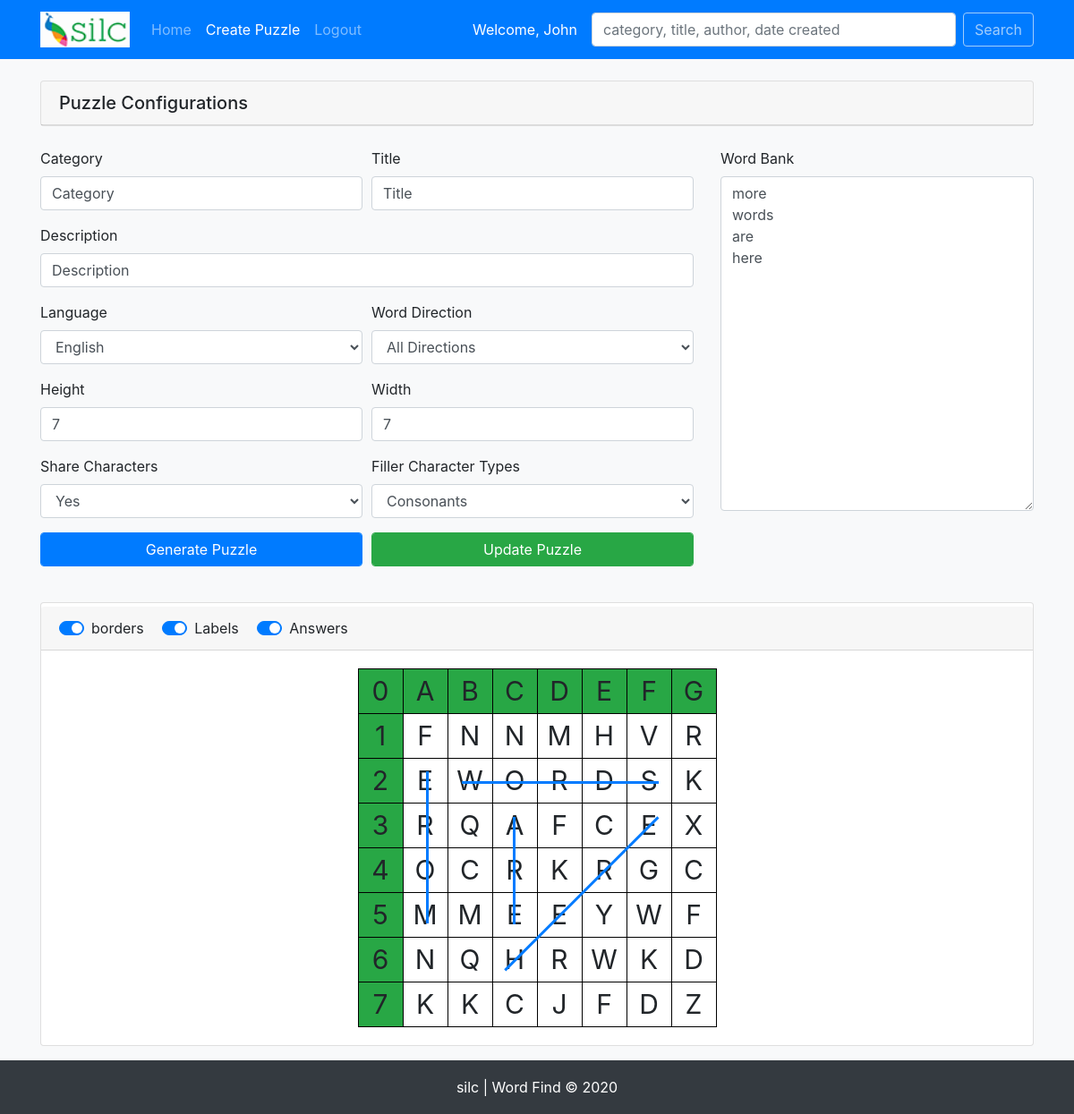
/edit_puzzle.php?id=342 (signed in), run on an earlier commit of the app's database.
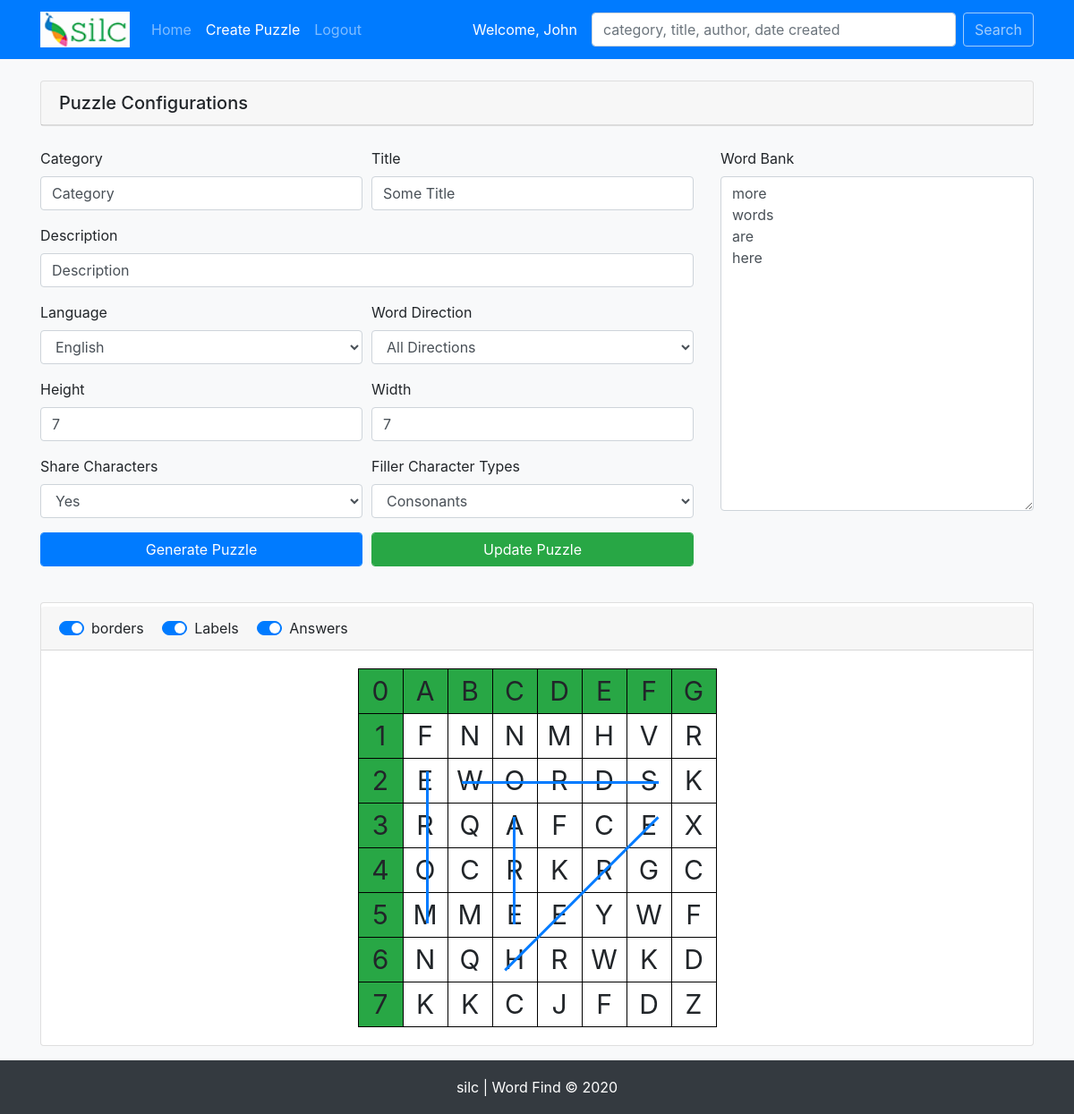
And on a later commit of the database.
### tables this page shows
CREATE TABLE `puzzles` (
  `puzzle_id` int(11) NOT NULL,
  `cat_id` varchar(255) NOT NULL,
  `title` varchar(255) NOT NULL,
  `description` varchar(255) NOT NULL,
  `user_id` int(11) NOT NULL,
  `created_on` timestamp NOT NULL DEFAULT current_timestamp(),
  `language` varchar(255) NOT NULL,
  `word_direction` varchar(255) NOT NULL,
  `height` int(11) NOT NULL DEFAULT 10,
  `width` int(11) NOT NULL DEFAULT 10,
  `share_chars` tinyint(1) NOT NULL,
  `filler_char_types` varchar(255) NOT NULL,
  `char_bank` longtext NOT NULL CHECK (json_valid(`char_bank`)),
  `word_bank` longtext NOT NULL CHECK (json_valid(`word_bank`)),
  `board` longtext NOT NULL CHECK (json_valid(`board`)),
  `solution_directions` longtext NOT NULL CHECK (json_valid(`solution_directions`)),
  `answer_coordinates` longtext NOT NULL CHECK (json_valid(`answer_coordinates`))
);

CREATE TABLE `categories` (
  `cat_id` int(11) NOT NULL,
  `cat_name` varchar(255) NOT NULL
);

### helpers/functions.php (called while the page is built, shortened)
<?php
    function getPuzzleById($pdo, $puzzleId){
        $sql = 'SELECT * FROM puzzles
                INNER JOIN categories
                ON categories.cat_id = puzzles.cat_id
                WHERE puzzle_id = :puzzle_id';
        $stmt = $pdo->prepare($sql);
        $stmt->execute(['puzzle_id' => $puzzleId]);
        return $stmt->fetchAll();
    }

### edit_puzzle.php (the view, shortened to what the changed rows need)
<?php
    include 'includes/header.php';
    $puzzleId = $_GET['id'];
    $puzzle = getPuzzleById($pdo,$puzzleId);
    foreach($puzzle as $puzzle){
        $data = [
            'puzzle_id'          => $puzzle->puzzle_id,
            'cat_name'           => $puzzle->cat_name,
            'title'              => $puzzle->title,
            'user_id'            => $puzzle->user_id,
            'description'        => $puzzle->description,
            'language'           => $puzzle->language,
            'word_direction'     => $puzzle->word_direction,
            'height'             => $puzzle->height,
            'width'              => $puzzle->width,
            'filler_char_types'  => $puzzle->filler_char_types,
            'share_chars'        => $puzzle->share_chars,
            'char_bank'          => json_decode($puzzle->char_bank),
            'word_bank'          => json_decode($puzzle->word_bank),
            'board'              => json_decode($puzzle->board),
            'answer_coordinates' => json_decode($puzzle->answer_coordinates),
            'solution_directions'=> json_decode($puzzle->solution_directions),
        ];
    }
?>
    <form action="" method="post">
        <div class="row mt-4">
            <div class="col-md-8">
                <div class="form-row">
                    <div class="form-group col-md-6">
                        <label for="category">Category</label>
                        <input type="text" name="cat_name" id="category" class="form-control" value="<?php echo (isset($_POST['cat_name'])) ? $_POST['cat_name'] : $data['cat_name']; ?>">
                    </div>
                    <div class="form-group col-md-6">
                        <label for="title">Title</label>
                        <input type="text" name="title" id="title" class="form-control" value="<?php echo (isset($_POST['title'])) ? $_POST['title'] : $data['title'] ?>">
                    </div>
                    <div class="form-group col-md-12">
                        <label for="description">Description</label>
                        <input type="text" name="description" id="description" class="form-control" value="<?php echo (isset($_POST['description'])) ? $_POST['description'] : $data['description'] ?>">
                    </div>
                    <div class="form-group col-md-6">
                        <label for="language">Language</label>
                        <select name="language" id="language" class="form-control">
                        <?php
                            $languages = ['Telugu', 'English', 'Hindi', 'Gujarati', 'Malayalam'];
                            foreach($languages as $language):
                        ?>
                        <option value="<?php echo $language; ?>" <?php
                            if($data['language'] == $language && (!isset($_POST['language']))){
                                echo 'selected';
                            }
                            if(isset($_POST['language']) && $_POST['language'] == $language){
                                echo 'selected';
                            }
                        ?>><?php echo $language; ?></option>
                        <?php endforeach;  ?>
                        </select>
                    </div>
                    <div class="form-group col-md-6">
                        <label for="wordDirection">Word Direction</label>
                        <select name="word_direction" id="wordDirection" class="form-control">
                        <?php
                            $directions = [
                                'all'        => 'All Directions',
                                'horizontal' => 'Horizontal',
                                'vertical'   => 'Vertical',
                                'diagonal'   => 'Diagonal'
                            ];
                            foreach($directions as $key => $direction):
                        ?>
                            <option value="<?php echo $key; ?>" <?php
                                if($data['word_direction'] == $key && (!isset($_POST['word_direction']))){
                                    echo 'selected';
                                }
                                if(isset($_POST['word_direction']) && $_POST['word_direction'] == $key){
                                    echo 'selected';
                                }
                            ?>><?php echo $direction; ?></option>
                            <?php endforeach;  ?>
                        </select>
                    </div>
                    <div class="form-group col-md-6">
                        <label for="height">Height</label>
                        <input type="number" name="height" id="height" min="5" max="702" value="<?php echo (isset($_POST['height'])) ? $_POST['height'] : $data['height'] ?>" class="form-control">
                    </div>
                    <div class="form-group col-md-6">
                        <label for="width">Width</label>
                        <input type="number" name="width" id="width" min="5" max="702" value="<?php echo (isset($_POST['width'])) ? $_POST['width'] : $data['width'] ?>" class="form-control">
                    </div>
                    <div class="form-group col-md-6">
                        <label for="sharechars">Share Characters</label>
                        <select name="share_chars" id="sharechars" class="form-control">
                        <?php
                            $shareChars = [
                                        '1' => 'Yes',
                                        '0' => 'No'
                            ];
                            foreach($shareChars as $key => $boolean):
                        ?>
                            <option value="<?php echo $key; ?>" <?php
                                if($data['share_chars'] == $key && (!isset($_POST['share_chars']))){
                                    echo 'selected';
                                }
                                if(isset($_POST['share_chars']) && $_POST['share_chars'] == $key){
                                    echo 'selected';
                                }
                            ?>><?php echo $boolean; ?></option>
                            <?php endforeach;  ?>
                        </select>
                    </div>
                    <div class="form-group col-md-6">
                        <label for="filler_char_types">Filler Character Types</label>
                        <select name="filler_char_types" id="fillerCharTypes" class="form-control">
                        <?php
                            $charTypes = [
                                'Any'        => 'Any',
                                'Consonants' => 'Consonants',
                                'Vowels'     => 'Vowels',
                                'VM'         => 'Vowel Mixers',
                                'SCB'        => 'Consonant Blends',
                                'DCB'        => 'Double Consonant Blends',
                                'TCB'        => 'Triple Consonant Blends',
                                'CBV'        => 'Consonant Blends with Vowels',
                                'LFIW'       => 'Letters From Input Words'
                            ];
                            foreach($charTypes as $key => $type):
                        ?>
                            <option value="<?php echo $key; ?>" <?php
                                if($data['filler_char_types'] == $key && (!isset($_POST['filler_char_types']))){
                                    echo 'selected';
                                }
                                if(isset($_POST['filler_char_types']) && $_POST['filler_char_types'] == $key){
                                    echo 'selected';
                                }
                            ?>><?php echo $type; ?></option>
                        <?php endforeach;  ?>
                        </select>
                    </div>
                </div>
            </div>
            <div class="col-md-4">
                <div class="form-group">
                    <label for="wordBank">Word Bank</label>
                    <textarea class="form-control" rows="15" name="word_bank" id="wordBank"><?php
                            if(isset($_POST['word_bank'])){
                                echo $_POST['word_bank'];
                            } else {
                                foreach($data['word_bank'] as $word){
                                    if($data['language'] == 'English'){
                                        echo strtolower($word) . "\n";
                                    } else {
                                        echo $word . "\n";
                                    }
                                }
                            }
                    ?></textarea>
                </div>
            </div>
        </div>
    <?php
        include('includes/footer.php');
    ?>

What changed in the data, as far as the page shows it:
changed puzzles "Description": title "Title" → "Some Title"
